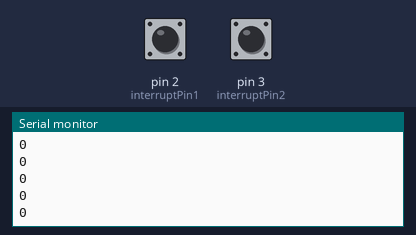
Recording of a sketch running on a simulated Arduino Uno, built with avr-gcc and run on an emulated ATmega328P. Parts: the last lines printed to the serial monitor. Inputs (shaded band) come from the test bench; at power-on: pin 2 (interruptPin1) LOW, pin 3 (interruptPin2) LOW.

Above: at 1.2 s.
1.3 s: pin 2 (interruptPin1) pulled HIGH for 0.15 s
At 1.31 s:
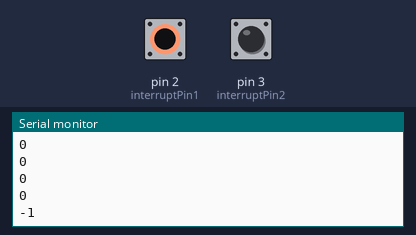
2.9 s: pin 3 (interruptPin2) pulled HIGH for 0.15 s
At 2.91 s:
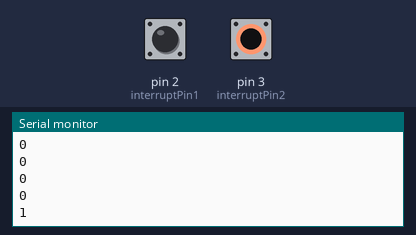
Timing chart, 0 to 5.9 s (numbered marks = the images above; inputs shaded):
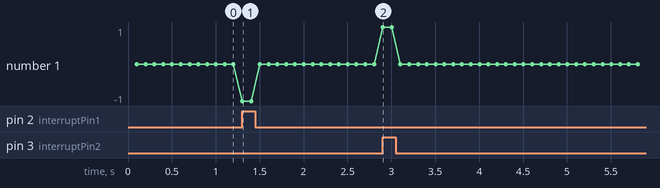

Measured:
- after the input at 1.3 s, the serial monitor: prints a new line at once (image 1)
- after the input at 2.9 s, the serial monitor: prints a new line at once (image 2)

The sketch:

countpulses.ino
```cpp
int interruptPin1 = 2;
int interruptPin2 = 3;
long pos = 0;

//4100 pulses for 145mm
//28,27 pulse/mm


void setup() {
  // put your setup code here, to run once:
  pinMode(interruptPin1, INPUT);
  pinMode(interruptPin2, INPUT);
  attachInterrupt(digitalPinToInterrupt(interruptPin1), countPin1, CHANGE);
  attachInterrupt(digitalPinToInterrupt(interruptPin2), countPin2, CHANGE);
  Serial.begin(9600);
}

void countPin1(){
  bool pin1 = digitalRead(interruptPin1);
  bool pin2 = digitalRead(interruptPin2);
  if(pin1){     //high
    if(pin2){   //high
      //direction A
      pos = pos + 1;

    }else{      //low
      //direction B
      pos = pos - 1;
    }
  }else{        //low
    if(pin2){   //high
      //direction B
      pos = pos - 1;

    }else{      //low
      //direction A
      pos = pos + 1;

    }
  }
}

void countPin2(){
  bool pin1 = digitalRead(interruptPin1);
  bool pin2 = digitalRead(interruptPin2);
  if(pin2){     //high
    if(pin1){   //high
      //direction B
      pos = pos - 1;

    }else{      //low
      //direction A
      pos = pos + 1;
    }
  }else{        //low
    if(pin1){   //high
      //direction A
      pos = pos + 1;

    }else{      //low
      //direction B
      pos = pos - 1;

    }
  }
}

void loop() {
  // put your main code here, to run repeatedly:
  delay(100);
  Serial.println(pos);
}
```
